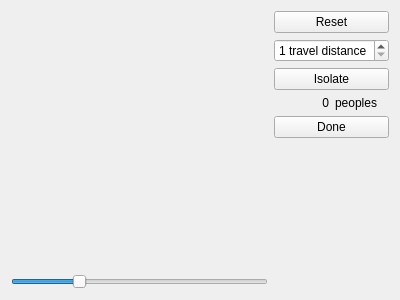
<?xml version="1.0" encoding="UTF-8"?>
<ui version="4.0">
 <class>Form</class>
 <widget class="QWidget" name="Form">
  <property name="geometry">
   <rect>
    <x>0</x>
    <y>0</y>
    <width>400</width>
    <height>300</height>
   </rect>
  </property>
  <property name="windowTitle">
   <string>Form</string>
  </property>
  <layout class="QHBoxLayout" name="horizontalLayout">
   <item>
    <layout class="QVBoxLayout" name="verticalLayout_2">
     <property name="bottomMargin">
      <number>0</number>
     </property>
     <item>
      <widget class="QWidget" name="content" native="true">
       <property name="sizePolicy">
        <sizepolicy hsizetype="Expanding" vsizetype="MinimumExpanding">
         <horstretch>0</horstretch>
         <verstretch>0</verstretch>
        </sizepolicy>
       </property>
      </widget>
     </item>
     <item>
      <layout class="QHBoxLayout" name="horizontalLayout_3">
       <item>
        <widget class="QSlider" name="rotate">
         <property name="layoutDirection">
          <enum>Qt::LeftToRight</enum>
         </property>
         <property name="minimum">
          <number>-180</number>
         </property>
         <property name="maximum">
          <number>180</number>
         </property>
         <property name="pageStep">
          <number>45</number>
         </property>
         <property name="value">
          <number>-90</number>
         </property>
         <property name="orientation">
          <enum>Qt::Horizontal</enum>
         </property>
         <property name="invertedAppearance">
          <bool>false</bool>
         </property>
         <property name="invertedControls">
          <bool>false</bool>
         </property>
         <property name="tickPosition">
          <enum>QSlider::NoTicks</enum>
         </property>
        </widget>
       </item>
      </layout>
     </item>
    </layout>
   </item>
   <item>
    <layout class="QVBoxLayout" name="verticalLayout">
     <property name="sizeConstraint">
      <enum>QLayout::SetFixedSize</enum>
     </property>
     <item>
      <widget class="QPushButton" name="reset">
       <property name="text">
        <string>Reset</string>
       </property>
      </widget>
     </item>
     <item>
      <widget class="QSpinBox" name="range">
       <property name="suffix">
        <string> travel distance</string>
       </property>
       <property name="minimum">
        <number>1</number>
       </property>
       <property name="maximum">
        <number>9</number>
       </property>
       <property name="singleStep">
        <number>1</number>
       </property>
       <property name="value">
        <number>1</number>
       </property>
      </widget>
     </item>
     <item>
      <widget class="QPushButton" name="isolate">
       <property name="text">
        <string>Isolate</string>
       </property>
      </widget>
     </item>
     <item>
      <layout class="QHBoxLayout" name="horizontalLayout_4">
       <property name="topMargin">
        <number>0</number>
       </property>
       <item>
        <widget class="QLabel" name="races">
         <property name="text">
          <string>0</string>
         </property>
         <property name="alignment">
          <set>Qt::AlignRight|Qt::AlignTrailing|Qt::AlignVCenter</set>
         </property>
        </widget>
       </item>
       <item>
        <widget class="QLabel" name="label">
         <property name="text">
          <string>peoples</string>
         </property>
        </widget>
       </item>
      </layout>
     </item>
     <item>
      <widget class="QPushButton" name="done">
       <property name="text">
        <string>Done</string>
       </property>
      </widget>
     </item>
     <item>
      <spacer name="verticalSpacer">
       <property name="orientation">
        <enum>Qt::Vertical</enum>
       </property>
       <property name="sizeHint" stdset="0">
        <size>
         <width>20</width>
         <height>40</height>
        </size>
       </property>
      </spacer>
     </item>
    </layout>
   </item>
  </layout>
 </widget>
 <resources/>
 <connections/>
</ui>
